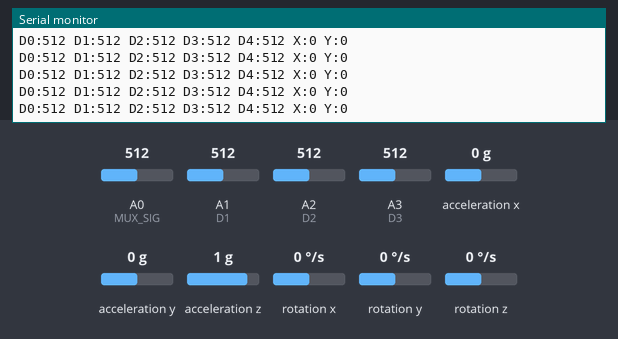
Simulated run of this sketch. Board: Arduino Uno, built with avr-gcc and run on an emulated ATmega328P. Parts: the last lines printed to the serial monitor. The inputs (shaded band) are chosen by the test bench; at power-on: A2 (D2) = 512, A0 (MUX_SIG) = 512, A1 (D1) = 512, A3 (D3) = 512, acceleration x 0 g, acceleration y 0 g, acceleration z 1 g, rotation x 0 °/s, rotation y 0 °/s, rotation z 0 °/s.

Above: at 5.7 s.
5.8 s: A2 (D2) set to 106
At 6.8 s:
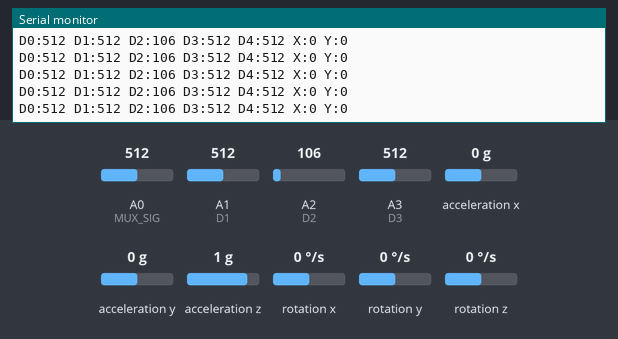
8.8 s: A2 (D2) set to 88
At 9.5 s:
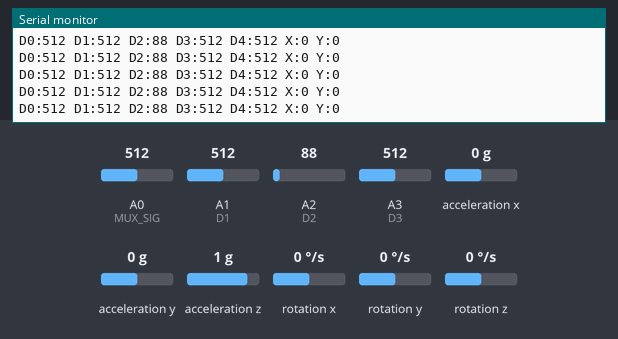
10.3 s: A0 (MUX_SIG) set to 107
At 11.4 s:
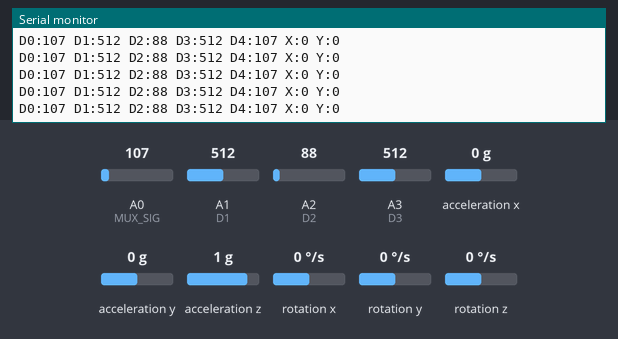
13.3 s: A0 (MUX_SIG) set to 88
At 14.4 s:
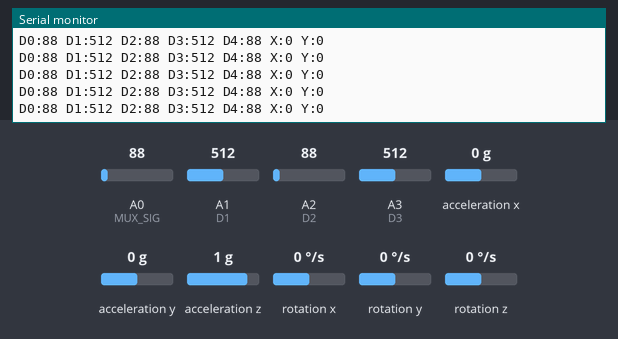
Timing chart, 0 to 16.3 s (numbered marks = the images above; inputs shaded):
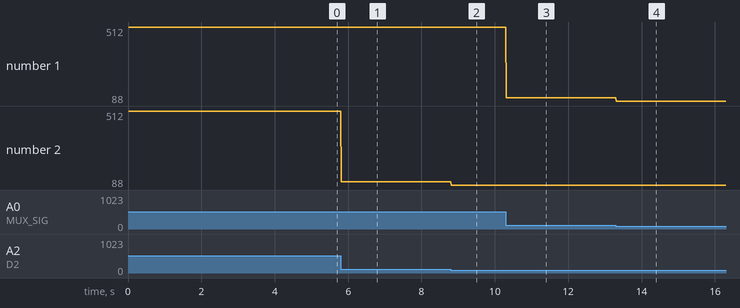

Measured:
- after the input at 5.8 s, the serial monitor: prints a new line at once (image 1)
- after the input at 8.8 s, the serial monitor: prints a new line at once (image 2)
- after the input at 10.3 s, the serial monitor: prints a new line at once (image 3)
- after the input at 13.3 s, the serial monitor: prints a new line at once (image 4)
- plotted number 1: 512 → 107 after the input at 10.3 s
- plotted number 2: 512 → 106 after the input at 5.8 s, 106 → 88 after the input at 8.8 s

The sketch:

leitura_potenciometro_otimizado.ino
```cpp
#include <Wire.h>
#include <I2Cdev.h>
#include <MPU6050.h>

const int D1 = A1;
const int D2 = A2;
const int D3 = A3;

// Multiplexador, pois precisarei de mais portas analogicas do que as que tem disponiveis
const int MUX_SIG = A0;  // Pino de sinal do multiplexer
const int MUX_S0 = 2;    // Pino de seleção S0
const int MUX_S1 = 3;    // Pino de seleção S1
const int MUX_S2 = 4;    // Pino de seleção S2
const int MUX_S3 = 5;    // Pino de seleção S3
const int D0_CHANNEL = 0; // Canal 0 do multiplexer para D0
const int D4_CHANNEL = 1; // Canal 1 do multiplexer para D4

// Variáveis para o MPU6050
MPU6050 mpu;
int16_t ax, ay, az, gx, gy, gz;
int vx, vy;

//Apebnas para otimizacao
unsigned long lastTime = 0;
const unsigned long INTERVAL = 10;

// Função que le o canal do multiplexador
int readMux(int channel) {
  // Seleciona o canal no multiplexer
  digitalWrite(MUX_S0, bitRead(channel, 0));
  digitalWrite(MUX_S1, bitRead(channel, 1));
  digitalWrite(MUX_S2, bitRead(channel, 2));
  digitalWrite(MUX_S3, bitRead(channel, 3));

  delayMicroseconds(10);
  return analogRead(MUX_SIG);
}

void setup() {
  Serial.begin(115200);

  pinMode(MUX_S0, OUTPUT);
  pinMode(MUX_S1, OUTPUT);
  pinMode(MUX_S2, OUTPUT);
  pinMode(MUX_S3, OUTPUT);

  while (!Serial) {
    delay(1);
  }

  Wire.begin();
  Wire.setClock(400000);

  mpu.initialize();
  if (!mpu.testConnection()) {
    while (1);
  }

  mpu.setDLPFMode(MPU6050_DLPF_BW_98);
  mpu.setFullScaleGyroRange(MPU6050_GYRO_FS_500);
}

void loop() {
  unsigned long currentTime = millis();

  if (currentTime - lastTime >= INTERVAL) {
    lastTime = currentTime;

    // Le os valores dos dedos
    int valorD0 = readMux(D0_CHANNEL);  // D0 via canal 0 do multiplexer
    int valorD1 = analogRead(D1);       // D1 direto
    int valorD2 = analogRead(D2);       // D2 direto
    int valorD3 = analogRead(D3);       // D3 direto
    int valorD4 = readMux(D4_CHANNEL);  // D4 via canal 1 do multiplexer

    // Lê dados do MPU6050 de forma otimizada
    mpu.getMotion6(&ax, &ay, &az, &gx, &gy, &gz);

    // Calcula coordenadas do ponteiro
    vx = constrain((gx + 15) / 120, -10, 10);
    vy = constrain(-(gz - 100) / 120, -10, 10);

    Serial.print("D0:");
    Serial.print(valorD0);
    Serial.print(" D1:");
    Serial.print(valorD1);
    Serial.print(" D2:");
    Serial.print(valorD2);
    Serial.print(" D3:");
    Serial.print(valorD3);
    Serial.print(" D4:");
    Serial.print(valorD4);
    Serial.print(" X:");
    Serial.print(vx);
    Serial.print(" Y:");
    Serial.println(vy);
  }
}
```
